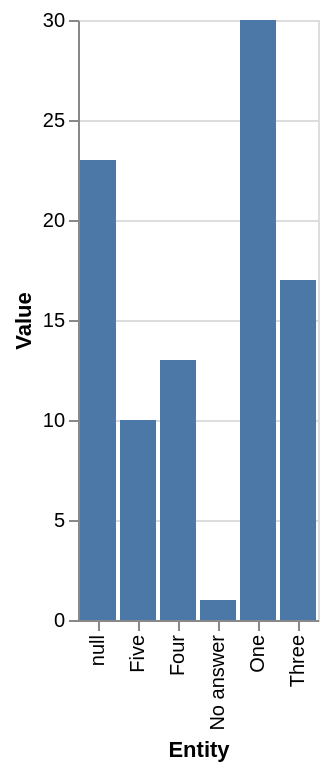

Write the Vega-Lite specification saved for this chart.
### Vega-Lite specification from a JSON file in a GitHub repository (floating-point values rounded to 4 significant figures)
{"$schema": "https://vega.github.io/schema/vega-lite/v5.json", "description": "Bar chart auto-generated from CSV", "data": {"values": [{"Entity": "Five", "Value": 10.0}, {"Entity": NaN, "Value": 23.0}, {"Entity": "Three", "Value": 17.0}, {"Entity": "One", "Value": 15.0}, {"Entity": "One", "Value": 15.0}, {"Entity": NaN, "Value": NaN}, {"Entity": "No answer", "Value": 1.0}, {"Entity": "Four", "Value": 13.0}]}, "mark": "bar", "encoding": {"x": {"field": "Entity", "type": "ordinal"}, "y": {"field": "Value", "type": "quantitative"}}}
